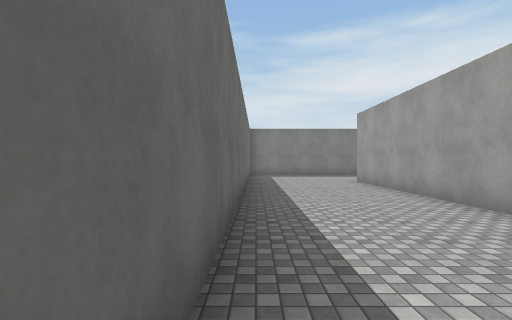
View 1 (above)

24 first-person views from a walk through a scene from a Unity 3-D project. The camera is 1.5 m above the floor, looks level and sees 85° across. The floor is counted in squares, 2 m on a side. Each view is taken from the middle of a square. On the plan, view 1 faces up. The plan holds only what a view shows up to about 10 squares ahead; the rest is blank. The place goes on beyond the plan. The player character is not drawn. Surface patterns are stand-ins for the level's own textures.

View 2
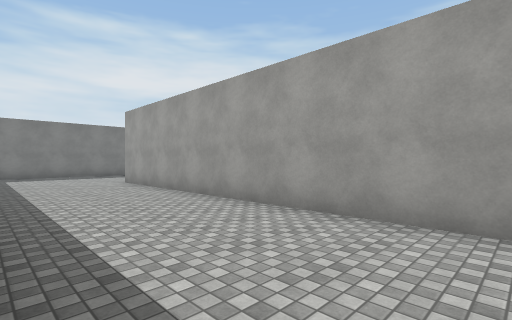

View 3
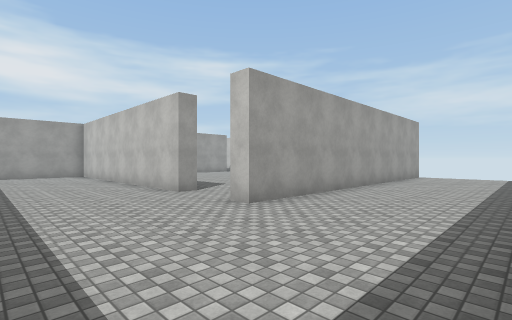

View 4
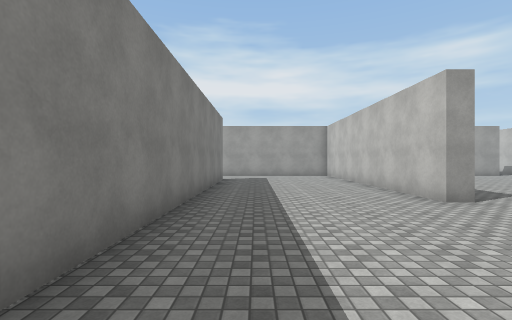

View 5
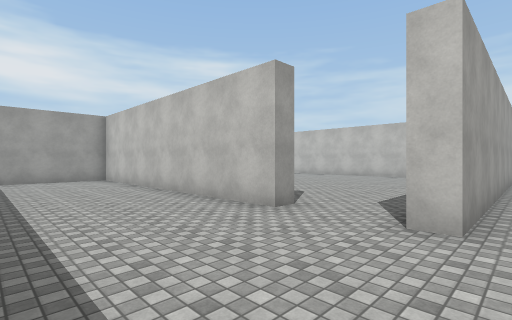

View 6
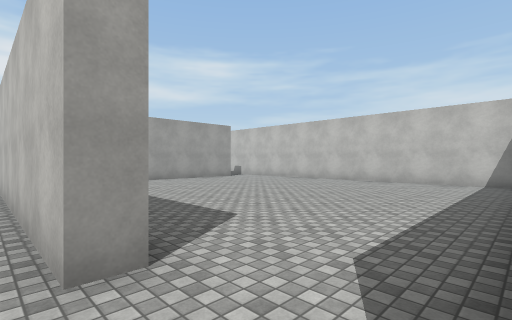

View 7
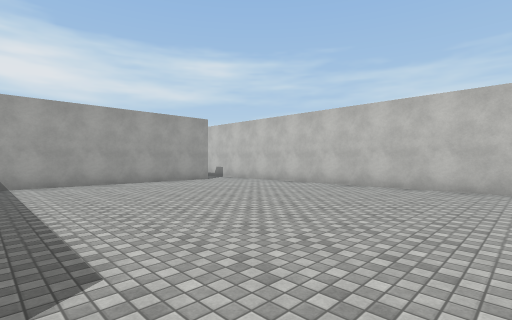

View 8
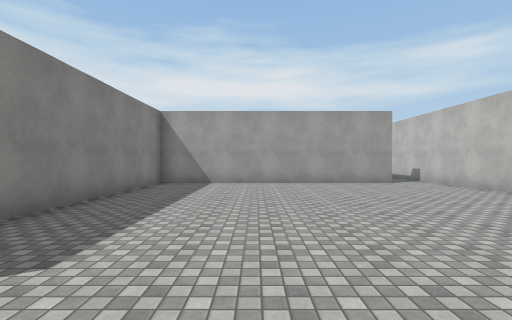

View 9
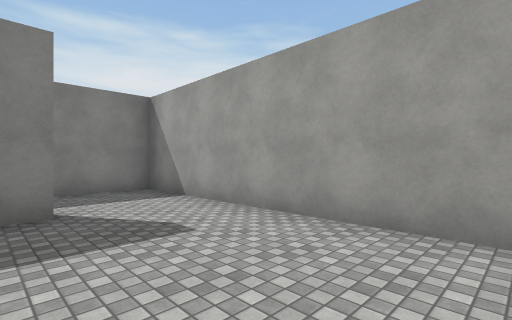

View 10
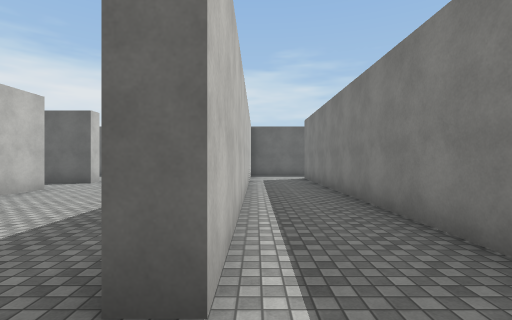

View 11
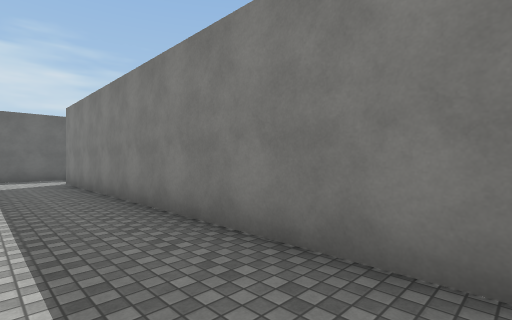

View 12
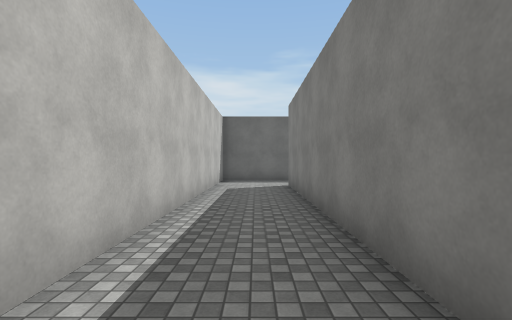

View 13
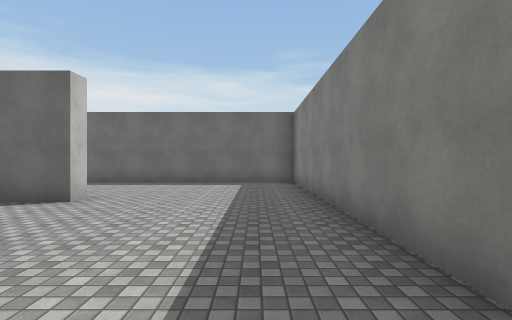

View 14
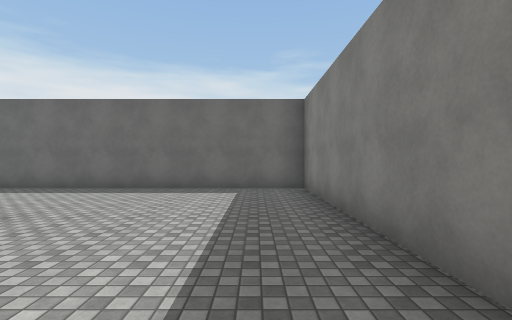

View 15
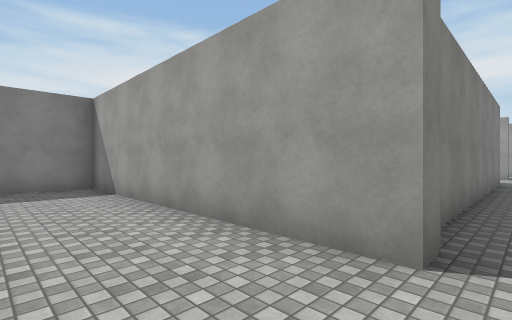

View 16
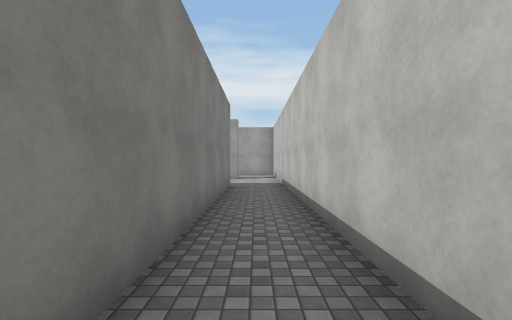

View 17
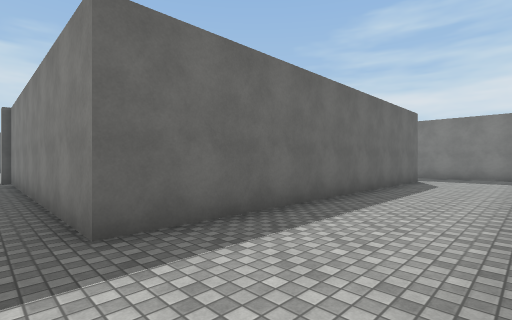

View 18
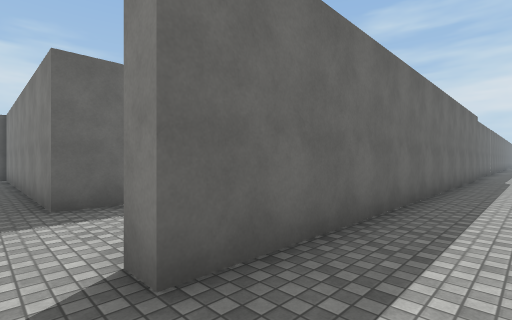

View 19
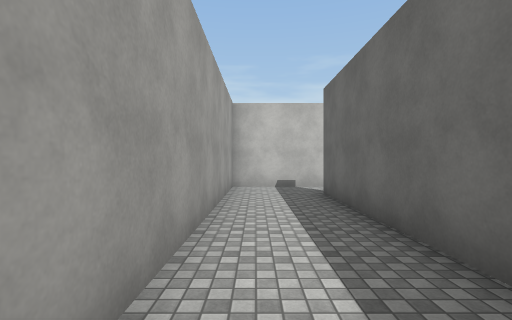

View 20
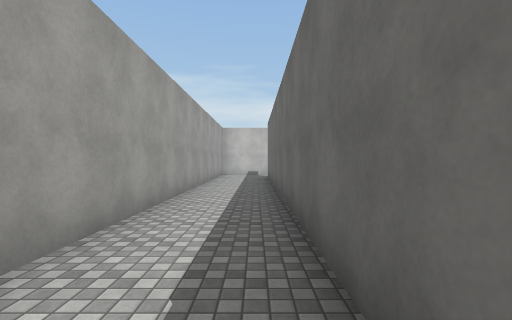

View 21
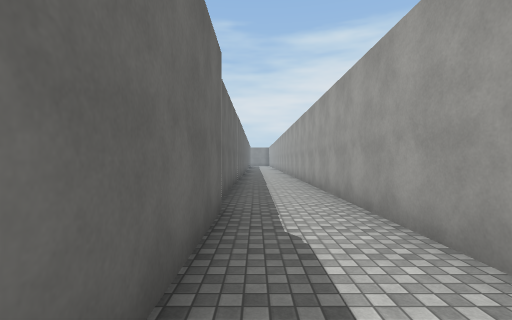

View 22
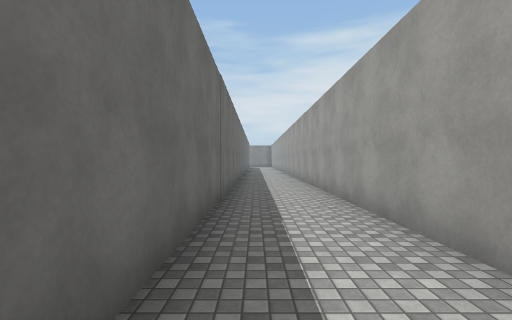

View 23
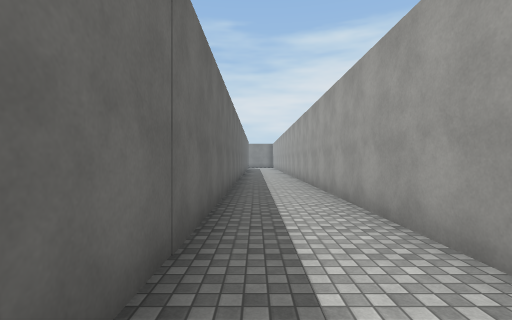

View 24
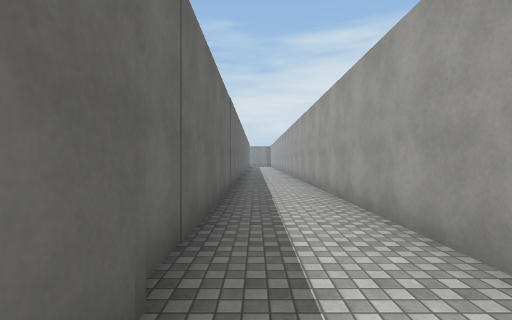

### Floor plan
Points are (right, up) in squares from view 1. A wall is a line through its corners. A room is listed if a view was taken in it or the views show most of it. See-through windows are left out.
Room 1 (views 1, 2, 3, 4, 5, 6, 9, 10, 11, 12, 13, 14)
walls: (5.9, 9.6) (13.8, 9.6); (0.1, 14.8) (11.7, 14.8) (11.7, 14.3) (-0.3, 14.3) (-0.3, 0.2); (-0.3, 16.9) (-0.3, 15.5); (14.1, 10) (14.1, 17) (1.6, 17); (3.5, 0.1) (3.5, 9.6) (4, 9.6)
ways out: opening at (5, 9) to room 2; opening at (0.5, 17)
Room 2 (views 7, 8, 15)
walls: (5.9, 9.1) (5.9, 9.6); (4.4, 0.1) (14.6, 0.1); (14.8, 1.5) (14.1, 1.5) (14.1, 9.1) (8.4, 9.1); (4, 9.6) (4, 8.1)
ways out: opening at (5, 9) to room 1; opening at (15, 1) to room 3
Room 3 (view 16)
walls: (23.1, 11.8) (23.1, 1.7) (14.9, 1.7); (25.5, 13.9) (24.8, 13.9); (14.6, 0.1) (25.5, 0.1)
ways out: opening at (15, 1) to room 2; opening at (26, 1) to room 4; opening at (23, 12.5)
Room 4 (views 17, 18, 19, 20, 21, 22, 23, 24)
walls: (26.5, 14.5) (26.5, 1.7) (25.9, 1.7); (26.5, 23.1) (26.5, 14.8); (26.5, 24) (26.5, 23.2); (25.5, 0.1) (28.7, 0.1) (28.7, 25.5)
ways out: opening at (26, 1) to room 3

Positions as (right, up) in squares from view 1, and headings:
1: (0, 0), facing up
2: (0, 0), facing up-right
3: (0, 13), facing down-right
4: (1, 13), facing right
5: (3, 13), facing down-right
6: (4, 10), facing down-right
7: (5, 8), facing down-right
8: (5, 6), facing right
9: (11, 10), facing up-right
10: (13, 15), facing left
11: (12, 15), facing up-left
12: (10, 16), facing left
13: (9, 13), facing left
14: (7, 13), facing left
15: (12, 1), facing up-right
16: (15, 1), facing right
17: (26, 1), facing up-left
18: (28, 1), facing up-left
19: (28, 8), facing down
20: (27, 14), facing down
21: (27, 10), facing up
22: (27, 15), facing up
23: (27, 18), facing up
24: (27, 13), facing up
